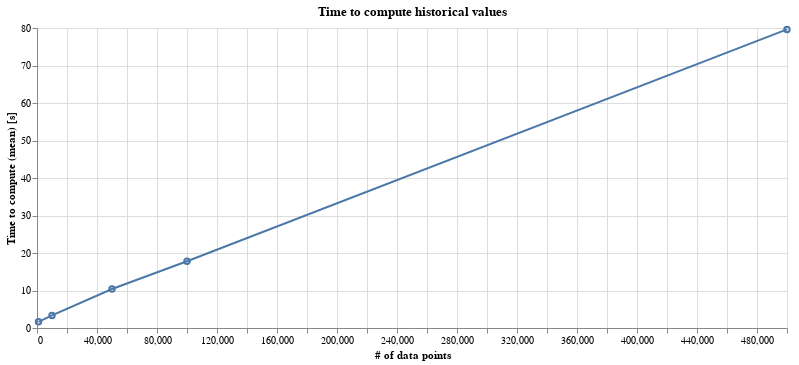

The cell this chart's notebook holds for it:
### Code cell
%config IPCompleter.greedy=True
import pandas as pd
import altair as alt

computation_delays = pd.read_csv('plot_test_results.csv')

base = alt.Chart(computation_delays).mark_point(
                                                 ).encode(
    alt.X('Amount', title='# of data points'),
    alt.Y('mean(Time)', title='Time to compute (mean) [s]'),
).properties(
    width=750,
    title='Time to compute historical values'
)

lines = alt.Chart(computation_delays).mark_line(
                                                 ).encode(
    alt.X('Amount', title='# of data points'),
    alt.Y('mean(Time)', title='Time to compute (mean) [s]'),
).properties(
    width=750,
    title='Time to compute historical values'
)

alt.layer(base, lines)

### Figure 1 — Vega-Lite specification as saved in the notebook (floating-point values rounded to 4 significant figures)
{"$schema": "https://vega.github.io/schema/vega-lite/v3.4.0.json", "config": {"mark": {"tooltip": null}, "view": {"height": 300, "width": 400}}, "data": {"name": "data-010445c6885fa095997a285031ca7899"}, "datasets": {"data-010445c6885fa095997a285031ca7899": [{"Amount": 1000, "Time": 1.84}, {"Amount": 1000, "Time": 1.49}, {"Amount": 1000, "Time": 1.54}, {"Amount": 1000, "Time": 1.64}, {"Amount": 1000, "Time": 1.71}, {"Amount": 10000, "Time": 3.34}, {"Amount": 10000, "Time": 3.4}, {"Amount": 10000, "Time": 3.18}, {"Amount": 10000, "Time": 3.38}, {"Amount": 10000, "Time": 3.51}, {"Amount": 50000, "Time": 11.81}, {"Amount": 50000, "Time": 9.71}, {"Amount": 50000, "Time": 9.8}, {"Amount": 50000, "Time": 10.43}, {"Amount": 50000, "Time": 10.28}, {"Amount": 100000, "Time": 17.68}, {"Amount": 100000, "Time": 17.97}, {"Amount": 100000, "Time": 18.05}, {"Amount": 100000, "Time": 17.83}, {"Amount": 100000, "Time": 17.46}, {"Amount": 500000, "Time": 80.85}, {"Amount": 500000, "Time": 78.63}, {"Amount": 500000, "Time": 78.75}, {"Amount": 500000, "Time": 79.67}, {"Amount": 500000, "Time": 80.24}]}, "layer": [{"encoding": {"x": {"field": "Amount", "title": "# of data points", "type": "quantitative"}, "y": {"aggregate": "mean", "field": "Time", "title": "Time to compute (mean) [s]", "type": "quantitative"}}, "mark": "point", "title": "Time to compute historical values", "width": 750}, {"encoding": {"x": {"field": "Amount", "title": "# of data points", "type": "quantitative"}, "y": {"aggregate": "mean", "field": "Time", "title": "Time to compute (mean) [s]", "type": "quantitative"}}, "mark": "line", "title": "Time to compute historical values", "width": 750}]}
